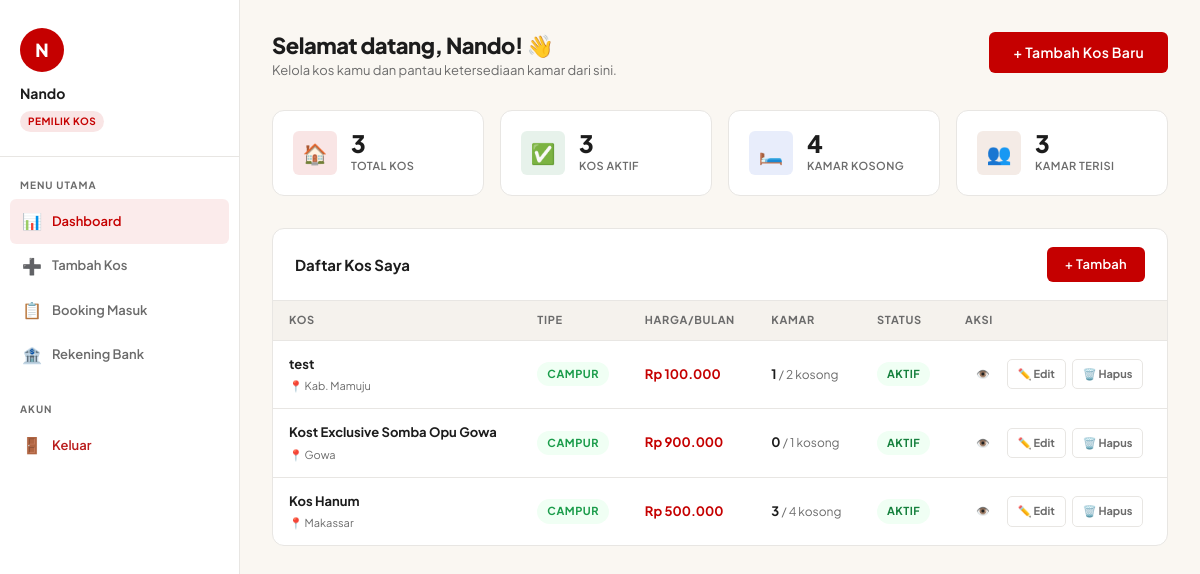
The app's page /pages/pemilik/index.php (signed in) with its own data.
### tables this page shows
CREATE TABLE `kos` (
  `id` int unsigned NOT NULL AUTO_INCREMENT,
  `pemilik_id` int unsigned NOT NULL,
  `nama_kos` varchar(150) NOT NULL,
  `deskripsi` text,
  `tipe` enum('putra','putri','campur') NOT NULL DEFAULT 'campur',
  `alamat` text NOT NULL,
  `kecamatan` varchar(80) DEFAULT NULL,
  `kota` varchar(80) NOT NULL,
  `provinsi` varchar(80) DEFAULT NULL,
  `kode_pos` varchar(10) DEFAULT NULL,
  `lat` decimal(10,7) DEFAULT NULL,
  `lng` decimal(10,7) DEFAULT NULL,
  `harga_per_bulan` int unsigned NOT NULL,
  `jumlah_kamar` tinyint unsigned NOT NULL DEFAULT '1',
  `kamar_terisi` tinyint unsigned NOT NULL DEFAULT '0',
  `ada_nomor_kamar` tinyint(1) NOT NULL DEFAULT '0',
  `wifi` tinyint(1) NOT NULL DEFAULT '0',
  `ac` tinyint(1) NOT NULL DEFAULT '0',
  `kamar_mandi_dalam` tinyint(1) NOT NULL DEFAULT '0',
  `parkir` tinyint(1) NOT NULL DEFAULT '0',
  `dapur` tinyint(1) NOT NULL DEFAULT '0',
  `laundry` tinyint(1) NOT NULL DEFAULT '0',
  `security` tinyint(1) NOT NULL DEFAULT '0',
  `cctv` tinyint(1) NOT NULL DEFAULT '0',
  `foto_utama` varchar(255) DEFAULT NULL,
  `status` enum('aktif','nonaktif','pending') NOT NULL DEFAULT 'aktif',
  `created_at` timestamp NULL DEFAULT CURRENT_TIMESTAMP,
  `updated_at` timestamp NULL DEFAULT CURRENT_TIMESTAMP ON UPDATE CURRENT_TIMESTAMP,
  PRIMARY KEY (`id`),
  KEY `pemilik_id` (`pemilik_id`),
  KEY `kota` (`kota`),
  KEY `tipe` (`tipe`),
  KEY `status` (`status`),
  KEY `harga_per_bulan` (`harga_per_bulan`),
  CONSTRAINT `kos_ibfk_1` FOREIGN KEY (`pemilik_id`) REFERENCES `users` (`id`) ON DELETE CASCADE
);

### config/session.php (called while the page is built, shortened)
<?php
function sudah_login(): bool {
    return isset($_SESSION['user_id']);
}
function user_login(): ?array {
    return [
        'id'    => $_SESSION['user_id'],
        'nama'  => $_SESSION['user_nama'],
        'email' => $_SESSION['user_email'],
        'role'  => $_SESSION['user_role'],
    ];
}

### pages/pemilik/index.php (the view, shortened to what this page needs)
<?php
require_once __DIR__ . '/../../config/session.php';
$user = user_login();
$q_total = mysqli_prepare($koneksi,
    "SELECT COUNT(*) as total FROM kos WHERE pemilik_id = ?"
);
mysqli_stmt_bind_param($q_total, 'i', $user['id']);
mysqli_stmt_execute($q_total);
$total_kos = mysqli_fetch_assoc(mysqli_stmt_get_result($q_total))['total'];
$q_aktif = mysqli_prepare($koneksi,
    "SELECT COUNT(*) as total FROM kos WHERE pemilik_id = ? AND status = 'aktif'"
);
mysqli_stmt_bind_param($q_aktif, 'i', $user['id']);
mysqli_stmt_execute($q_aktif);
$kos_aktif = mysqli_fetch_assoc(mysqli_stmt_get_result($q_aktif))['total'];
$q_kamar = mysqli_prepare($koneksi,
    "SELECT SUM(jumlah_kamar - kamar_terisi) as tersedia FROM kos WHERE pemilik_id = ? AND status='aktif'"
);
mysqli_stmt_bind_param($q_kamar, 'i', $user['id']);
mysqli_stmt_execute($q_kamar);
$kamar_tersedia = mysqli_fetch_assoc(mysqli_stmt_get_result($q_kamar))['tersedia'] ?? 0;
$q_terisi = mysqli_prepare($koneksi,
    "SELECT SUM(kamar_terisi) as terisi FROM kos WHERE pemilik_id = ? AND status='aktif'"
);
mysqli_stmt_bind_param($q_terisi, 'i', $user['id']);
mysqli_stmt_execute($q_terisi);
$kamar_terisi = mysqli_fetch_assoc(mysqli_stmt_get_result($q_terisi))['terisi'] ?? 0;
$q_daftar = mysqli_prepare($koneksi,
    "SELECT * FROM kos WHERE pemilik_id = ? ORDER BY created_at DESC"
);
mysqli_stmt_bind_param($q_daftar, 'i', $user['id']);
mysqli_stmt_execute($q_daftar);
$result_kos = mysqli_stmt_get_result($q_daftar);
require_once __DIR__ . '/../../components/head.php';
?>
<div class="dashboard-wrapper">
    <aside class="dashboard-sidebar">
        <div class="sidebar-profile">
            <div class="sidebar-avatar">
                <?= strtoupper(substr($user['nama'], 0, 1)) ?>
            </div>
            <div class="sidebar-name"><?= htmlspecialchars($user['nama']) ?></div>
            <span class="sidebar-role-badge">Pemilik Kos</span>
        </div>
        <p class="sidebar-menu-label">Menu Utama</p>
        <nav class="sidebar-menu">
            <a href="<?= BASE_URL ?>/pages/pemilik/index.php"
               class="sidebar-link aktif">
                <span class="link-icon">📊</span> Dashboard
            </a>
            <a href="<?= BASE_URL ?>/pages/pemilik/tambah_kos.php"
               class="sidebar-link">
                <span class="link-icon">➕</span> Tambah Kos
            </a>
            <a href="<?= BASE_URL ?>/pages/pemilik/booking.php"
               class="sidebar-link">
                <span class="link-icon">📋</span> Booking Masuk
            </a>
            <a href="<?= BASE_URL ?>/pages/pemilik/rekening.php"
               class="sidebar-link">
                <span class="link-icon">🏦</span> Rekening Bank
            </a>
        </nav>
        <p class="sidebar-menu-label">Akun</p>
        <nav class="sidebar-menu">
            <a href="<?= BASE_URL ?>/pages/logout.php"
               class="sidebar-link sidebar-link-logout">
                <span class="link-icon">🚪</span> Keluar
            </a>
        </nav>
    </aside>
    <main class="dashboard-content">
        <div class="dashboard-header">
            <div>
                <h1 class="dashboard-title">
                    Selamat datang, <?= htmlspecialchars(explode(' ', $user['nama'])[0]) ?>! 👋
                </h1>
                <p class="dashboard-subtitle">
                    Kelola kos kamu dan pantau ketersediaan kamar dari sini.
                </p>
            </div>
            <a href="<?= BASE_URL ?>/pages/pemilik/tambah_kos.php" class="btn-kosta btn">
                + Tambah Kos Baru
            </a>
        </div>
        <div class="stat-cards-row">
            <div class="stat-card">
                <div class="stat-card-icon merah">🏠</div>
                <div>
                    <div class="stat-card-value"><?= $total_kos ?></div>
                    <div class="stat-card-label">Total Kos</div>
                </div>
            </div>
            <div class="stat-card">
                <div class="stat-card-icon hijau">✅</div>
                <div>
                    <div class="stat-card-value"><?= $kos_aktif ?></div>
                    <div class="stat-card-label">Kos Aktif</div>
                </div>
            </div>
            <div class="stat-card">
                <div class="stat-card-icon biru">🛏️</div>
                <div>
                    <div class="stat-card-value"><?= $kamar_tersedia ?></div>
                    <div class="stat-card-label">Kamar Kosong</div>
                </div>
            </div>
            <div class="stat-card">
                <div class="stat-card-icon kuning">👥</div>
                <div>
                    <div class="stat-card-value"><?= $kamar_terisi ?></div>
                    <div class="stat-card-label">Kamar Terisi</div>
                </div>
            </div>
        </div>
        <div class="table-card">
            <div class="table-card-header">
                <h2 class="table-card-title">Daftar Kos Saya</h2>
                <a href="<?= BASE_URL ?>/pages/pemilik/tambah_kos.php"
                   class="btn-kosta btn" style="font-size:13px; padding:8px 18px;">
                    + Tambah
                </a>
            </div>
            <?php if (mysqli_num_rows($result_kos) > 0): ?>
                <div style="overflow-x:auto;">
                    <table class="table-kosta">
                        <thead>
                            <tr>
                                <th>Kos</th>
                                <th>Tipe</th>
                                <th>Harga/Bulan</th>
                                <th>Kamar</th>
                                <th>Status</th>
                                <th>Aksi</th>
                            </tr>
                        </thead>
                        <tbody>
                        <?php while ($kos = mysqli_fetch_assoc($result_kos)):
                            $kamar_sisa   = $kos['jumlah_kamar'] - $kos['kamar_terisi'];
                            $harga_format = 'Rp ' . number_format($kos['harga_per_bulan'], 0, ',', '.');
                        ?>
                            <tr>
                                <td>
                                    <div class="table-kos-name">
                                        <?= htmlspecialchars($kos['nama_kos']) ?>
                                    </div>
                                    <div class="table-kos-location">
                                        📍 <?= htmlspecialchars($kos['kota']) ?>
                                    </div>
                                </td>
                                <td>
                                    <span class="badge-kos <?= $kos['tipe'] ?>">
                                        <?= ucfirst($kos['tipe']) ?>
                                    </span>
                                </td>
                                <td style="font-weight:700; color:var(--color-accent);">
                                    <?= $harga_format ?>
                                </td>
                                <td>
                                    <span style="font-weight:700;"><?= $kamar_sisa ?></span>
                                    <span style="color:var(--color-text-muted); font-size:12px;">
                                        / <?= $kos['jumlah_kamar'] ?> kosong
                                    </span>
                                </td>
                                <td>
                                    <span class="status-pill <?= $kos['status'] ?>">
                                        <?= ucfirst($kos['status']) ?>
                                    </span>
                                </td>
                                <td>
                                    <div style="display:flex; gap:6px;">
                                        <a href="<?= BASE_URL ?>/pages/detail.php?id=<?= $kos['id'] ?>"
                                           class="btn-action" target="_blank" title="Lihat">
                                            👁️
                                        </a>
                                        <a href="<?= BASE_URL ?>/pages/pemilik/edit_kos.php?id=<?= $kos['id'] ?>"
                                           class="btn-action edit">
                                            ✏️ Edit
                                        </a>
                                        <form method="POST"
                                              action="<?= BASE_URL ?>/pages/pemilik/hapus_kos.php"
                                              onsubmit="return confirm('Yakin menghapus kos ini?');"
                                              style="display:inline;">
                                            <button type="submit" class="btn-action hapus">
                                                🗑️ Hapus
                                            </button>
                                        </form>
                                    </div>
                                </td>
                            </tr>
                        <?php endwhile; ?>
                        </tbody>
                    </table>
                </div>
            <?php endif; ?>
        </div>
    </main>
</div>
<?php require_once __DIR__ . '/../../components/scripts.php'; ?>

### assets/css/style.css (style rules this page uses)
:root { --color-bg: #FAF7F2; --color-surface: #FFFFFF; --color-text: #1C1C1C; --color-text-muted: #6B6B6B; --color-accent: #C50000; --color-accent-hover:#E70000; --color-border: #E8E6E3; --color-surface-alt: #F5F2ED; --font-main: 'Plus Jakarta Sans', sans-serif; --radius-sm: 6px; --radius-md: 12px; --radius-lg: 20px; --shadow-sm: 0 1px 4px rgba(0,0,0,0.06); --shadow-md: 0 4px 16px rgba(0,0,0,0.08); --shadow-lg: 0 8px 32px rgba(0,0,0,0.10); --transition: 0.2s ease; }
*, *::before, *::after { box-sizing: border-box; margin: 0; padding: 0; }
html { scroll-behavior: smooth; }
body { font-family: var(--font-main); background-color: var(--color-bg); color: var(--color-text); font-size: 15px; line-height: 1.65; -webkit-font-smoothing: antialiased; margin: 0; padding: 0; }
a { color: var(--color-accent); text-decoration: none; transition: color var(--transition); }
.btn-kosta { background-color: var(--color-accent); color: #FFFFFF; border: none; border-radius: var(--radius-sm); padding: 10px 24px; font-weight: 600; font-size: 14px; letter-spacing: 0.02em; transition: background-color var(--transition), transform var(--transition), box-shadow var(--transition); cursor: pointer; }
.badge-kos { display: inline-block; padding: 3px 10px; border-radius: 20px; font-size: 11px; font-weight: 700; text-transform: uppercase; letter-spacing: 0.05em; }
.badge-kos.campur { background-color: #F0FFF4; color: #1a9c4a; }

### records on screen
kos: nama_kos "test", kota "Kab. Mamuju", tipe "CAMPUR", harga_per_bulan "Rp 100.000", kamar_terisi "1", jumlah_kamar "2", status "AKTIF"
kos: nama_kos "Kost Exclusive Somba Opu Gowa", kota "Gowa", tipe "CAMPUR", harga_per_bulan "Rp 900.000", kamar_sisa "0", jumlah_kamar "1", status "AKTIF"
kos: nama_kos "Kos Hanum", kota "Makassar", tipe "CAMPUR", harga_per_bulan "Rp 500.000", kamar_sisa "3", jumlah_kamar "4", status "AKTIF"

### other values on screen
substr($user['nama'], 0, 1) "N"
$user['nama'] "Nando"
explode(' ', $user['nama'])[0] "Nando"
$total_kos "3"
$kos_aktif "3"
$kamar_tersedia "4"
$kamar_terisi "3"
